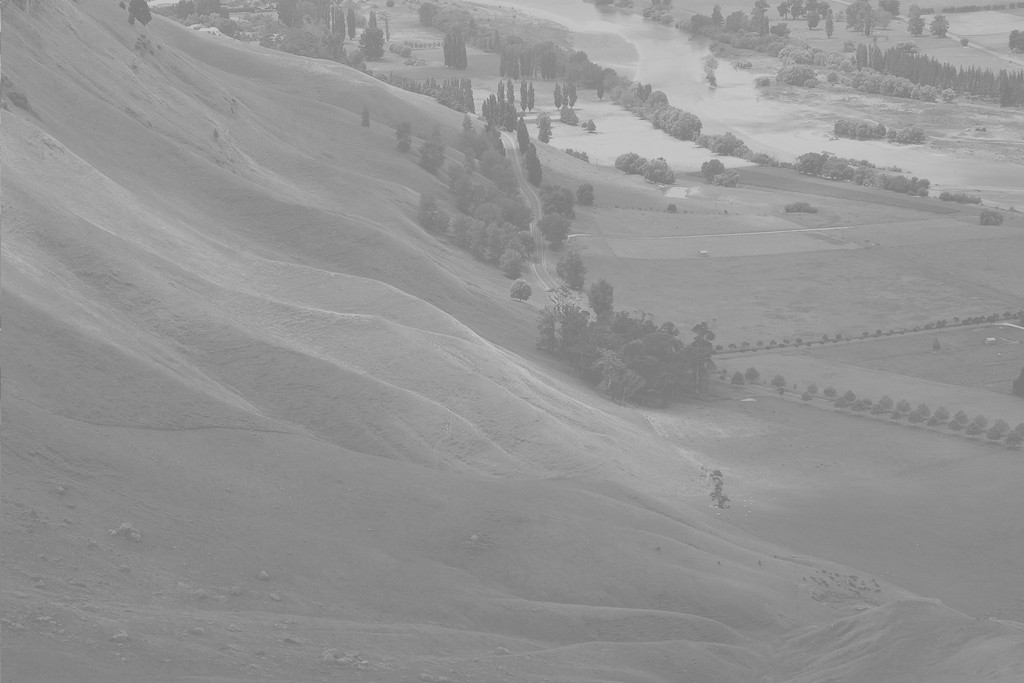
#> input picture lista-de-exercícios-1/images/unequalized.jpg, 1024 x 683 px
$ python ex7.py
#> lines starting #> are read from the running program, lines starting #| are printed output that depends on the picture
import cv2
import numpy as np
import matplotlib.pyplot as plt
import os

# Cria pasta para salvar os histogramas
os.makedirs("../output_histogramas", exist_ok=True)

def grayscale(img: np.ndarray) -> np.ndarray:
    return (img[:, :, 0]/3 + img[:, :, 1]/3 + img[:, :, 2]/3).astype('uint8')

def histograma(img: np.ndarray) -> np.ndarray:
    hist = np.zeros(256, dtype=int)
    for i in range(256):
        hist[i] = np.sum(img == i)
    return hist

def histograma_normalizado(img: np.ndarray) -> np.ndarray:
    hist = histograma(img)
    return hist / img.size

def histograma_acumulado(img: np.ndarray) -> np.ndarray:
    hist = histograma(img)
    return np.cumsum(hist)

def histograma_acumulado_normalizado(img: np.ndarray) -> np.ndarray:
    hist_acc = histograma_acumulado(img)
    return hist_acc / hist_acc[-1]

def salvar_histogramas(img_gray, filename_prefix="histograma"):
    hist = histograma(img_gray)
    hist_norm = histograma_normalizado(img_gray)
    hist_acc = histograma_acumulado(img_gray)
    hist_acc_norm = histograma_acumulado_normalizado(img_gray)

    plt.figure(figsize=(12, 8))

    plt.subplot(2, 2, 1)
    plt.title("Histograma")
    plt.bar(range(256), hist, color='gray')

    plt.subplot(2, 2, 2)
    plt.title("Histograma Normalizado")
    plt.bar(range(256), hist_norm, color='gray')

    plt.subplot(2, 2, 3)
    plt.title("Histograma Acumulado")
    plt.bar(range(256), hist_acc, color='gray')

    plt.subplot(2, 2, 4)
    plt.title("Histograma Acumulado Normalizado")
    plt.bar(range(256), hist_acc_norm, color='gray')

    plt.tight_layout()
    plt.savefig(f"../output_histogramas/{filename_prefix}.png")
    plt.close()

if __name__ == "__main__":
    # (i)
    img_unequalized = cv2.imread('../images/unequalized.jpg')
#> img_unequalized is the input picture: shape (683, 1024, 3); min 114, max 208, mean 148
    img_unequalized_gray = grayscale(img_unequalized)
    salvar_histogramas(img_unequalized_gray, "hist_unequalized_gray")
#> after the loop in histograma, `for i in range(256):`: hist = 256 values, max 28701 at index 137, min 0 at index 0, mean 2732
#> in salvar_histogramas, `hist_norm = histograma_normalizado(img_gray)`: hist_norm = 256 values, max 0.041 at index 137, min 0 at index 0, mean 0.00391
#> in salvar_histogramas, `hist_acc = histograma_acumulado(img_gray)`: hist_acc = 256 values from 0 to 699392
#> in salvar_histogramas, `hist_acc_norm = histograma_acumulado_normalizado(img_gray)`: hist_acc_norm = 256 values from 0 to 1
#> in salvar_histogramas, `plt.savefig(f"../output_histogramas/{filename_prefix}.png")`:
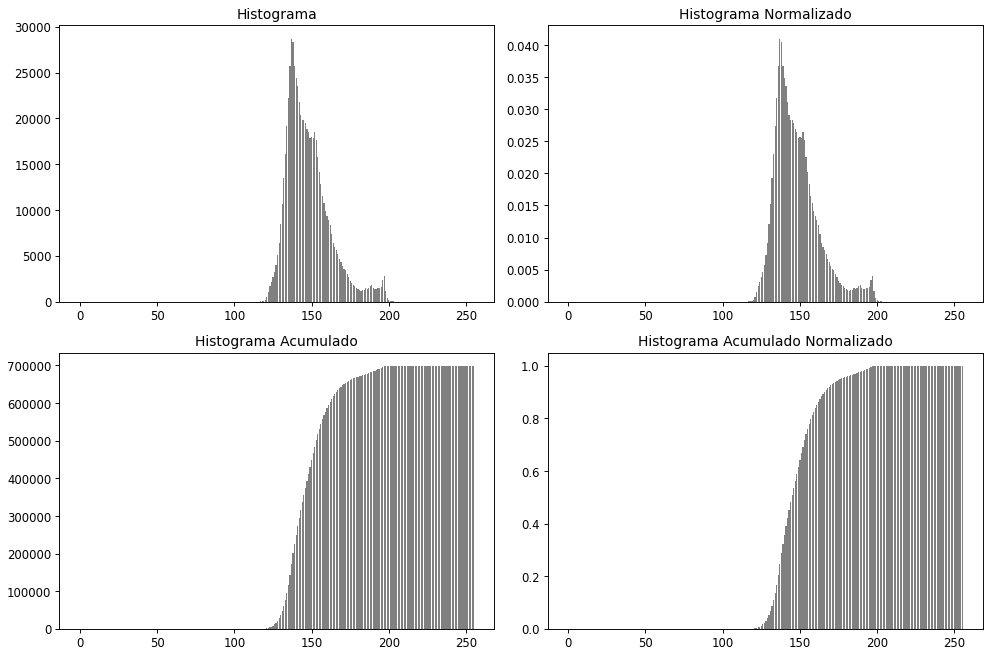
#> figure drawn by matplotlib, 4 panels; panel 1: tallest bar 28701 high, from x = 136.6 to 137.4; panel 2: tallest bar 0.041 high, from x = 136.6 to 137.4

    # (ii)
    img_aluno = cv2.imread('../images/img_aluno.png')
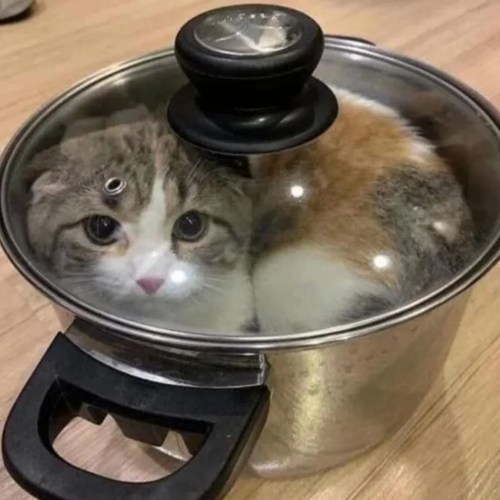
#> input picture lista-de-exercícios-1/images/img_aluno.png, 500 x 500 px
#> img_aluno is the input picture: shape (500, 500, 3); mean B, G, R 86.7, 104.1, 118.1
    canais = ['B', 'G', 'R']
    for i, cor in enumerate(canais):
        hist = histograma(img_aluno[:, :, i])
        plt.figure(figsize=(6, 4))
        plt.title(f"Histograma Canal {cor}")
        plt.bar(range(256), hist, color=cor.lower())
        plt.tight_layout()
        plt.savefig(f"../output_histogramas/hist_canal_{cor}.png")
        plt.close()
#> this loop made 3 passes
#> pass 1, `plt.savefig(f"../output_histogramas/hist_canal_{cor}.png")`:
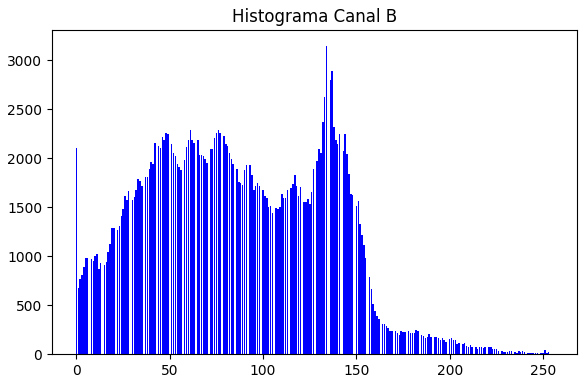
#> figure drawn by matplotlib, 1 panel; tallest bar 3150 high, from x = 133.6 to 134.4
#> pass 2, `plt.savefig(f"../output_histogramas/hist_canal_{cor}.png")`:
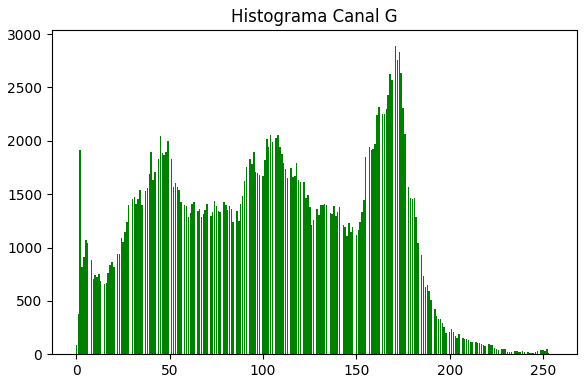
#> figure drawn by matplotlib, 1 panel; tallest bar 2891 high, from x = 170.6 to 171.4

    # (iii)
    img_aluno_gray = grayscale(img_aluno)
#> in grayscale (call 2), `return (img[:, :, 0]/3 + img[:, :, 1]/3 + img[:, :, 2]/3).astype('uint..`:
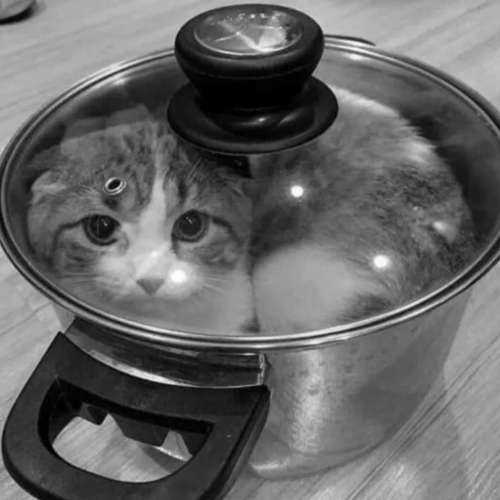
#> returned value: shape (500, 500); min 0, max 253, mean 102.7
    salvar_histogramas(img_aluno_gray, "hist_img_aluno_gray")
#> call 2 of salvar_histogramas, with filename_prefix = 'hist_img_aluno_gray'
#> in salvar_histogramas (call 2), `hist = histograma(img_gray)`: hist = 256 values, max 2555 at index 172, min 0 at index 254, mean 976.6
#> in salvar_histogramas (call 2), `hist_norm = histograma_normalizado(img_gray)`: hist_norm = 256 values, max 0.0102 at index 172, min 0 at index 254, mean 0.00391
#> in salvar_histogramas (call 2), `hist_acc = histograma_acumulado(img_gray)`: hist_acc = 256 values from 270 to 250000
#> in salvar_histogramas (call 2), `hist_acc_norm = histograma_acumulado_normalizado(img_gray)`: hist_acc_norm = 256 values from 0.00108 to 1
#> in salvar_histogramas (call 2), `plt.savefig(f"../output_histogramas/{filename_prefix}.png")`:
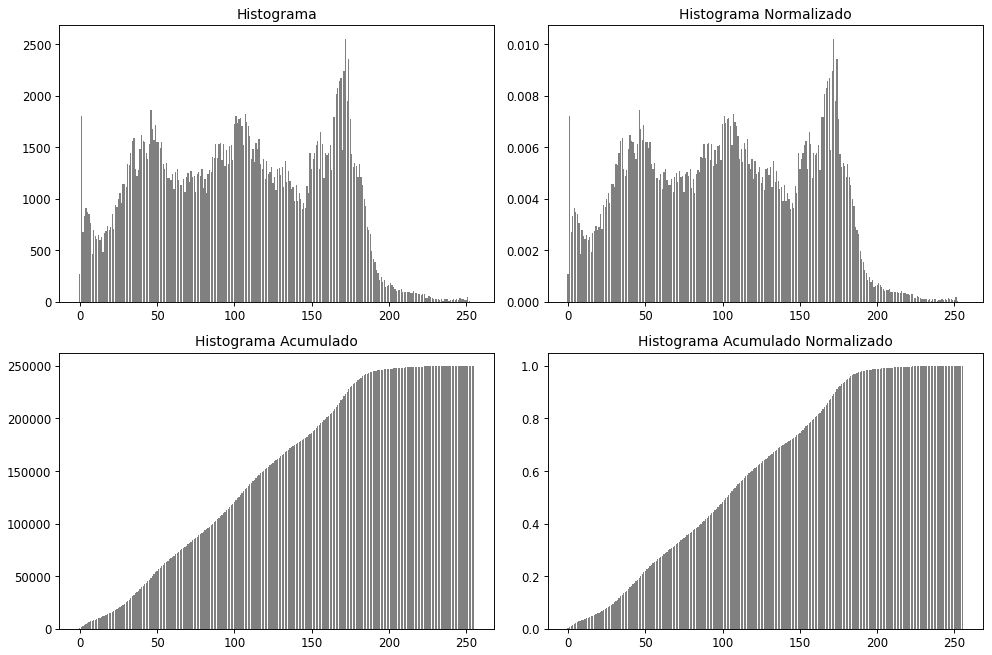
#> figure drawn by matplotlib, 4 panels; panel 1: tallest bar 2555 high, from x = 171.6 to 172.4; panel 2: tallest bar 0.0102 high, from x = 171.6 to 172.4
